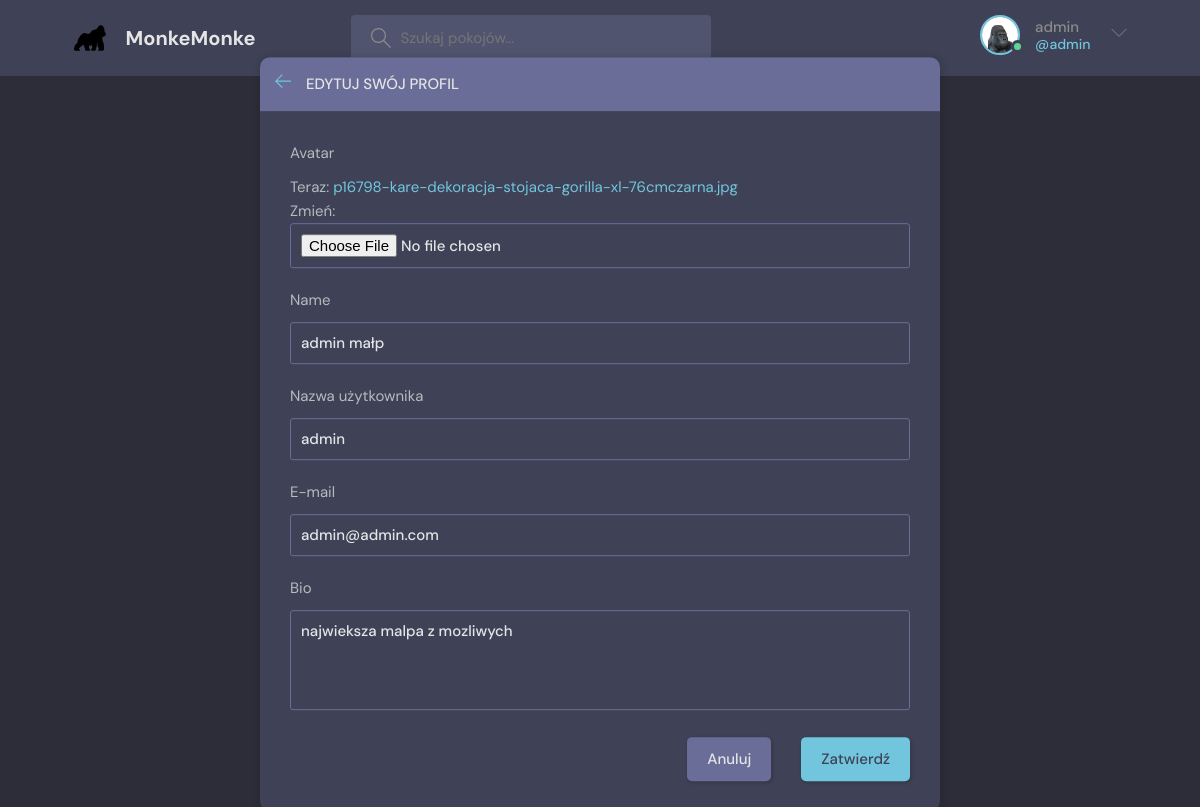
The page /update-user/ (signed in) on the database its author committed.
### base/models.py (models this page shows)
class User(AbstractUser):
    name = models.CharField(max_length=200, null=True)
    email = models.EmailField(unique=True, null=True)
    bio = models.TextField(null=True, default="monke")
    avatar = models.ImageField(null=True, default="avatar.svg")
    USERNAME_FIELD = 'email'
    REQUIRED_FIELDS = []

### base/views.py (the view)
# urls.py: path('update-user/', views.updateuser, name="update-user"),
@login_required(login_url='login')
def updateuser(request):
    user = request.user
    form = UserForm(instance=user)
    if request.method == 'POST':
        form = UserForm(request.POST, request.FILES, instance=user)
        if form.is_valid():
            form.save()
            return redirect('user-profile', pk=user.id)
    context = {'form': form,}
    return render(request, 'base/update-user.html', context)

### base/forms.py
class UserForm(ModelForm):
    class Meta:
        model = User
        fields = ("avatar","name", "username", "email", "bio",)
        labels = {
            "username": "Nazwa użytkownika",
            "email": "E-mail",
        }

### base/templates/base/update-user.html (shortened to what this page needs)
{% extends 'main.html' %}
{% block content %}
    <main class="update-account layout">
        <div class="container">
            <div class="layout__box">
                <div class="layout__boxHeader">
                    <div class="layout__boxTitle">
                        <a href="{% url 'home' %}">
                            <svg version="1.1" xmlns="http://www.w3.org/2000/svg" width="32" height="32"
                                viewBox="0 0 32 32">
                                <title>Strzałka powrotu</title>
                                <path
                                    d="M13.723 2.286l-13.723 13.714 13.719 13.714 1.616-1.611-10.96-10.96h27.625v-2.286h-27.625l10.965-10.965-1.616-1.607z">
                                </path>
                            </svg>
                        </a>
                        <h3>Edytuj swój profil</h3>
                    </div>
                </div>
                <div class="layout__body">
                    <form class="form" action="" method="POST" enctype="multipart/form-data">
                      {% for field in form %}
                        <div class="form__group">
                            <label for="profile_pic">{{ field.label }}</label>
                            {{ field }}
                        </div>
                        {% endfor %}
                        <div class="form__action">
                            <a class="btn btn--dark" href="index.html">Anuluj</a>
                            <button class="btn btn--main2" type="submit">Zatwierdź</button>
                        </div>
                    </form>
                </div>
            </div>
        </div>
    </main>
{% endblock content %}

### templates/navbar.html (shortened to what this page needs)
{% load static %}
<header class="header header--loggedIn">
    <div class="container">
      <a href="{% url 'home' %}" class="header__logo">
        <img src="{% static 'images/monke.svg' %}" />
        <h1>MonkeMonke</h1>
      </a>
      <form class="header__search" method="GET" action="{% url 'home' %}">
        <label>
          <input name="q" placeholder="Szukaj pokojów..." />
        </label>
      </form>
      <nav class="header__menu">
        {% if request.user.is_authenticated %}
        <div class="header__user">
          <a href="{% url 'user-profile' user.id %}">
            <div class="avatar avatar--medium active">
              <img src="{{ request.user.avatar.url }}" />
            </div>
            <p>{{ request.user.username }} <span>@{{ request.user.username }}</span></p>
          </a>
          <button class="dropdown-button">
            <svg version="1.1" xmlns="http://www.w3.org/2000/svg" width="32" height="32" viewBox="0 0 32 32">
              <title>Menu</title>
              <path d="M16 21l-13-13h-3l16 16 16-16h-3l-13 13z"></path>
            </svg>
          </button>
        </div>
        {% else %}
        <a href="{% url 'login' %}">
            <img src="{% static 'images/avatar.svg' %}"/>
            <p>Zaloguj się</p>
        </a>
        {% endif %}
      </nav>
    </div>
  </header>

### rows shown on the page
User: user.avatar (picture), user.username "admin", form "admin małp" "admin" "admin@admin.com" "najwieksza malpa z mozliwych"

### other values the page prints
{{ field.label }} "Avatar" "Name" "Nazwa użytkownika" "E-mail" "Bio"
